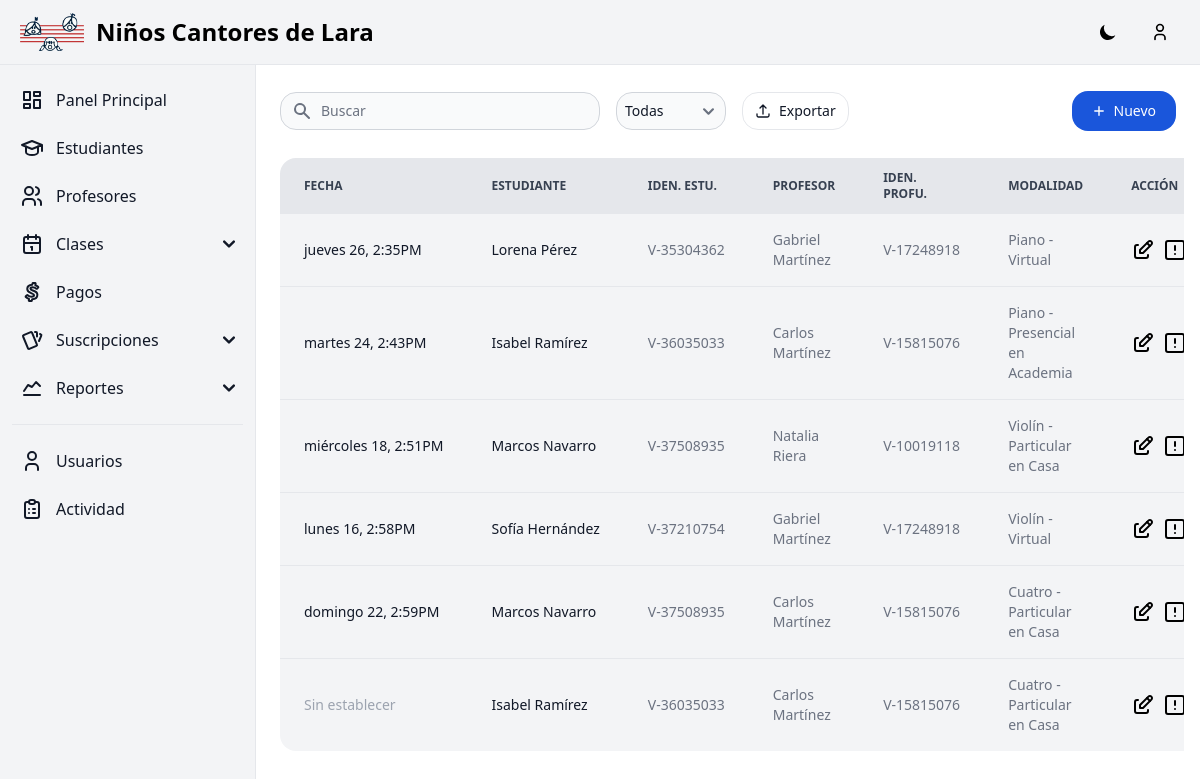
Page /lessons/ (signed in) on the earlier database version.
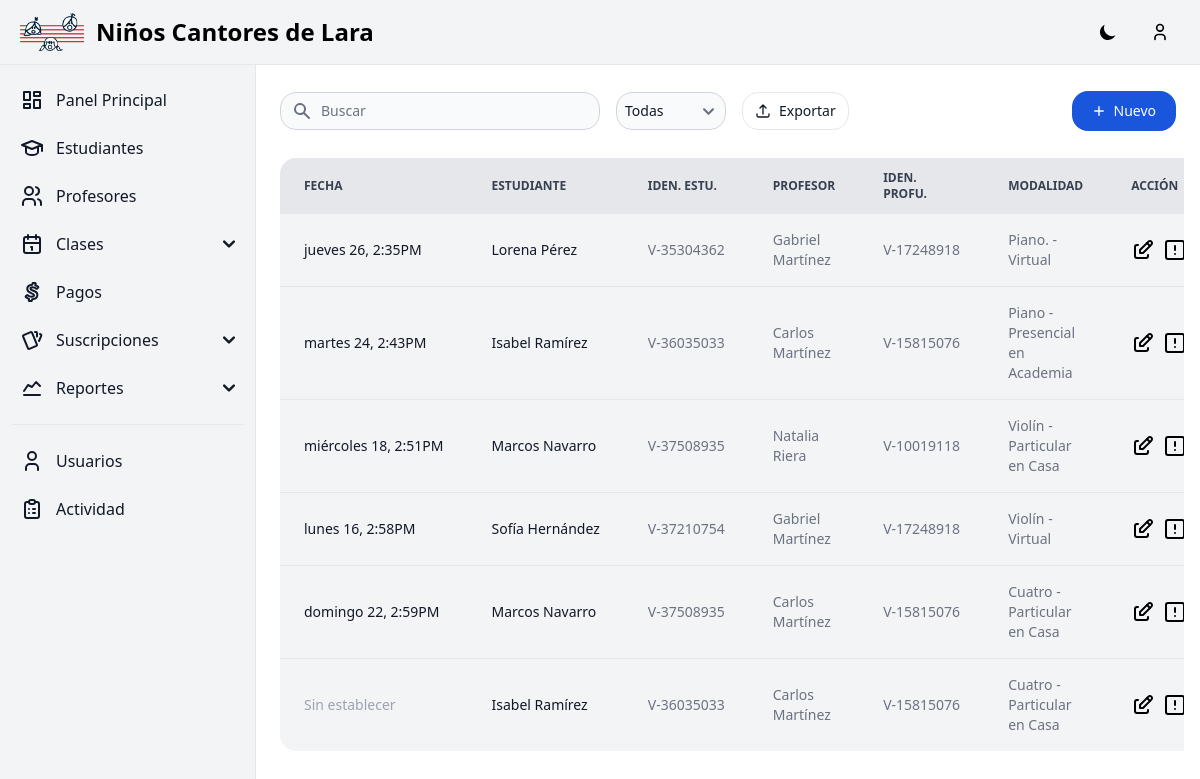
Same page on the later database version.
### apps/home/models.py (models this page shows, shortened)
class Lesson(models.Model):
    lesson_type = models.ForeignKey(LessonType, on_delete=models.CASCADE, verbose_name=_('Lesson Type'))
    subscription = models.ForeignKey('Subscription', on_delete=models.CASCADE, verbose_name=_('Subscription'))
    teacher = models.ForeignKey('Teacher', on_delete=models.CASCADE, verbose_name=_('Teacher'))
    description = models.CharField(verbose_name=_('Description'), max_length=200, blank=True, null=True)
    price = models.DecimalField(verbose_name=_('Price'), max_digits=10, decimal_places=2, blank=True, null=True)
    start_date = models.DateTimeField(verbose_name=_('Start Date'), blank=True, null=True)
    end_date = models.DateTimeField(verbose_name=_('End Date'), blank=True, null=True)
    lesson_status = models.BooleanField(verbose_name=_('Lesson Status'), default=False)  # True = Vista, False = No vista

class LessonType(models.Model):
    cathedra = models.CharField(verbose_name=_('Cathedra'), max_length=255)
    modality = models.CharField(verbose_name=_('Modality'), max_length=255)
    def __str__(self):
        return f'{self.cathedra} - {self.modality}'
    class Meta:
        constraints = [
            UniqueConstraint(fields=['cathedra', 'modality'], name='unique_lesson_type')
        ]

class Subscription(models.Model):
    subscription_type = models.ForeignKey(SubscriptionType, on_delete=models.CASCADE, verbose_name=_('Subscription Type'))
    student = models.ForeignKey('Student', on_delete=models.CASCADE, verbose_name=_('Student'))
    start_date = models.DateField(verbose_name=_('Start Date'))
    end_date = models.DateField(verbose_name=_('End Date'))
    is_active = models.BooleanField(verbose_name=_('Active'), default=True)
    auto_renewal = models.BooleanField(verbose_name=_('Auto Renewal'), default=True)

class Student(models.Model):
    identify_card = models.CharField(verbose_name=_('Identify Card'), max_length=20, blank=True, null=True)
    first_name = models.CharField(verbose_name=_('First Name'), max_length=255)
    second_name = models.CharField(verbose_name=_('Second Name'), max_length=255, blank=True, null=True)
    first_surname = models.CharField(verbose_name=_('First Surname'), max_length=255)
    second_surname = models.CharField(verbose_name=_('Second Surname'), max_length=255, blank=True, null=True)
    birthdate = models.DateField(verbose_name=_('Birthdate'))
    phone_number = models.CharField(verbose_name=_('Phone'), max_length=20)
    email = models.EmailField(verbose_name=_('Email'), )
    address = models.TextField(verbose_name=_('Address'), )
    is_active = models.BooleanField(verbose_name=_('Active'), default=True)
    def __str__(self):
        return f'{self.first_name} {self.first_surname}'
    class Meta:
        constraints = [
            UniqueConstraint(
                fields=['identify_card','first_name', 'second_name', 'first_surname', 'second_surname', 'birthdate'],
                name='unique_student'
            )
        ]

class Teacher(models.Model):
    identify_card = models.CharField(verbose_name=_('Identify Card'), max_length=20, blank=True, null=True)
    first_name = models.CharField(verbose_name=_('First Name'), max_length=255)
    second_name = models.CharField(verbose_name=_('Second Name'), max_length=255, blank=True, null=True)
    first_surname = models.CharField(verbose_name=_('First Surname'), max_length=255)
    second_surname = models.CharField(verbose_name=_('Second Surname'), max_length=255, blank=True, null=True)
    birthdate = models.DateField(verbose_name=_('Birthdate'))
    phone_number = models.CharField(verbose_name=_('Phone'), max_length=20)
    email = models.EmailField(verbose_name=_('Email'))
    address = models.TextField(verbose_name=_('Address'))
    is_active = models.BooleanField(verbose_name=_('Active'), default=True)
    def __str__(self):
        return f'{self.first_name} {self.first_surname}'
    class Meta:
        constraints = [
            UniqueConstraint(
                fields=['identify_card','first_name', 'second_name', 'first_surname', 'second_surname', 'birthdate'],
                name='unique_teacher'
            )
        ]

### apps/lessons/views.py (the view)
# urls.py: path('', Lesson_ListView.as_view(), name='lesson-list'),
class Lesson_ListView(ListView):
    model = Lesson
    template_name = 'home/lesson_list.html'
    context_object_name = 'lessons'

### templates/home/lesson_list.html (shortened to what the changed rows need)
{% extends "base.html" %}
{% block content %}
{% load compress %}
{% load static %}
<div class="relative overflow-x-auto sm:rounded-2xl px-2 pb-4">
    <table class="w-full text-sm text-left text-gray-500 dark:text-gray-400" id="table-file">
        <thead class="text-xs text-gray-700 uppercase bg-gray-200 dark:bg-gray-700 dark:text-gray-400">
            <tr>
                <th scope="col" class="px-6 py-3 rounded-tl-2xl">
                    Fecha
                </th>
                <th scope="col" class="px-6 py-3">
                    Estudiante
                </th>
                <th scope="col" class="px-6 py-3">
                    Iden. Estu.
                </th>
                <th scope="col" class="px-6 py-3">
                    Profesor
                </th>
                <th scope="col" class="px-6 py-3">
                    Iden. Profu.
                </th>
                <th scope="col" class="px-6 py-3">
                    Modalidad
                </th>
                <th scope="col" class="px-6 py-3 rounded-tr-2xl">
                    Acción
                </th>
            </tr>
        </thead>
        <tbody>
            {% for lesson in lessons %}
            <tr class="bg-gray-100 dark:bg-gray-800 dark:border-gray-700 {% if not forloop.last %}border-b{% endif %}" data-status="{% if lesson.lesson_status %}active{% else %}inactive{% endif %}">
                <td class="px-6 py-4 font-medium text-gray-900 whitespace-nowrap dark:text-white {% if forloop.last %}rounded-bl-2xl{% endif %}">
                    <span class="{% if not lesson.start_date %}text-gray-400{% endif %}">{{ lesson.start_date | date:"l j, g:iA" | default:"Sin establecer" }}</span>
                </td>
                <td class="px-6 py-4 font-medium text-gray-900 whitespace-nowrap dark:text-white">
                    <span class="{% if not lesson.subscription.student %}text-gray-400{% endif %}">{{ lesson.subscription.student | default:"Sin establecer" }}</span>
                </td>
                <td class="px-6 py-4 font-medium whitespace-nowrap">
                    <span class="{% if not lesson.subscription.student.identify_card %}text-gray-400{% endif %}">{{ lesson.subscription.student.identify_card.0| default:"Sin " }}{% if lesson.subscription.student.identify_card %}-{% endif %}{{ lesson.subscription.student.identify_card|slice:"1:"| default:"establecer"}}</span>
                </td>
                <td class="px-6 py-4">
                    <span class="{% if not lesson.teacher %}text-gray-400{% endif %}">{{ lesson.teacher | default:"Sin establecer" }}</span>
                </td>
                <td class="px-6 py-4 font-medium whitespace-nowrap">
                    <span class="{% if not lesson.teacher.identify_card %}text-gray-400{% endif %}">{{ lesson.teacher.identify_card.0| default:"Sin " }}{% if lesson.teacher.identify_card %}-{% endif %}{{ lesson.teacher.identify_card|slice:"1:"| default:"establecer"}}</span>
                </td>
                <td class="px-6 py-4">
                    <span class="{% if not lesson.lesson_type %}text-gray-400{% endif %}">{{ lesson.lesson_type | default:"Sin establecer" }}</span>
                </td>
                <td class="px-6 py-4 {% if forloop.last %}rounded-br-2xl{% endif %}">
                    <div class="flex items-center h-full flex-1 flex-row gap-x-2">
                        <a href="{% url 'lesson-update' lesson.pk %}" class="font-medium text-black dark:text-white hover:underline">
                        </a>
                        <button
                            class="font-medium text-black dark:text-white hover:underline"
                            onclick="openModal('lessonModal', {
                                'Fecha': '{% if lesson.start_date %}{{ lesson.start_date|date:"l j, g:iA" }}{% endif %}',
                                'Estudiante': '{{ lesson.subscription.student }}',
                                'Precio': '{% if lesson.price %}${{lesson.price}}{% else %}$0{% endif %}',
                                'Profesor': '{{ lesson.teacher }}',
                                'Clase vista': '{% if lesson.lesson_status %}Vista{% else %}No vista{% endif %}',
                            })">
                        </button>
                    </div>
                </td>
            </tr>
            {% endfor %}
        </tbody>
    </table>
</div>
{% endblock %}

Differences in the rows shown:
changed through a linked row, Lesson "jueves 26, 2:35PM": lesson_type "Piano - Virtual" → "Piano. - Virtual"
